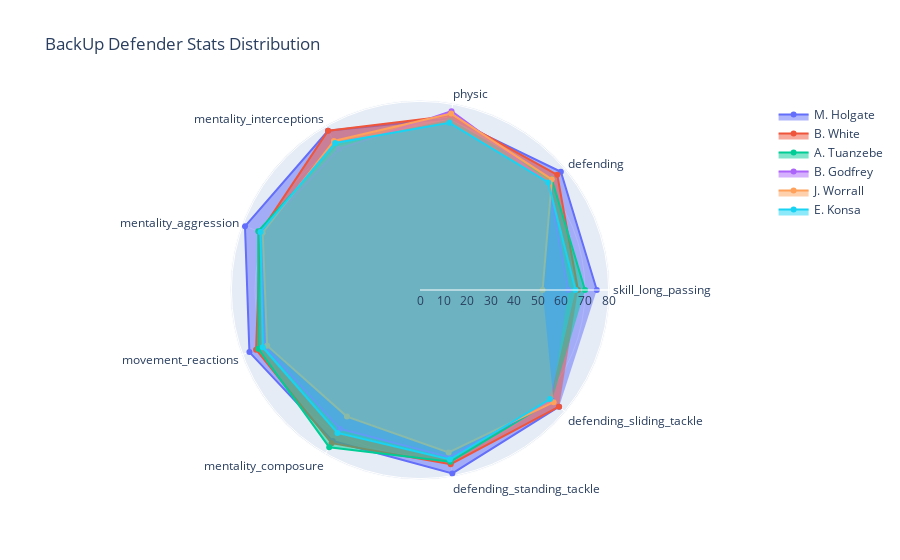

Here is the notebook cell this chart was saved with:
### Code cell
#Radar Plot
fig = go.Figure()

fig.add_trace(go.Scatterpolar(r=def_plot2.iloc[1:,0].values.tolist(), 
                              theta=def_plot2.iloc[1:,0].index.tolist(),
                              fill='toself',
                              name=def_plot2.iloc[0:1,0].tolist()[0]))

fig.add_trace(go.Scatterpolar(r=def_plot2.iloc[1:,1].values.tolist(), 
                              theta=def_plot2.iloc[1:,1].index.tolist(),
                              fill='toself',
                              name=def_plot2.iloc[0:1,1].tolist()[0]))

fig.add_trace(go.Scatterpolar(r=def_plot2.iloc[1:,2].values.tolist(), 
                              theta=def_plot2.iloc[1:,2].index.tolist(),
                              fill='toself',
                              name=def_plot2.iloc[0:1,2].tolist()[0]))

fig.add_trace(go.Scatterpolar(r=def_plot2.iloc[1:,3].values.tolist(), 
                              theta=def_plot2.iloc[1:,3].index.tolist(),
                              fill='toself',
                              name=def_plot2.iloc[0:1,3].tolist()[0]))

fig.add_trace(go.Scatterpolar(r=def_plot2.iloc[1:,4].values.tolist(), 
                              theta=def_plot2.iloc[1:,4].index.tolist(),
                              fill='toself',
                              name=def_plot2.iloc[0:1,4].tolist()[0]))

fig.add_trace(go.Scatterpolar(r=def_plot2.iloc[1:,5].values.tolist(), 
                              theta=def_plot2.iloc[1:,5].index.tolist(),
                              fill='toself',
                              name=def_plot2.iloc[0:1,5].tolist()[0]))


fig.update_layout(title="BackUp Defender Stats Distribution")

fig.show()

### Figure 1 — Plotly figure (JSON) as saved in the notebook; plotly's stock layout.template omitted (floating-point values rounded to 4 significant figures)
{"data": [{"fill": "toself", "name": "M. Holgate", "r": [75, 78, 74, 78, 79, 77, 74, 79, 77], "theta": ["skill_long_passing", "defending", "physic", "mentality_interceptions", "mentality_aggression", "movement_reactions", "mentality_composure", "defending_standing_tackle", "defending_sliding_tackle"], "type": "scatterpolar"}, {"fill": "toself", "name": "B. White", "r": [67, 76, 75, 78, 72, 74, 75, 75, 77], "theta": ["skill_long_passing", "defending", "physic", "mentality_interceptions", "mentality_aggression", "movement_reactions", "mentality_composure", "defending_standing_tackle", "defending_sliding_tackle"], "type": "scatterpolar"}, {"fill": "toself", "name": "A. Tuanzebe", "r": [70, 73, 73, 71, 73, 73, 77, 74, 73], "theta": ["skill_long_passing", "defending", "physic", "mentality_interceptions", "mentality_aggression", "movement_reactions", "mentality_composure", "defending_standing_tackle", "defending_sliding_tackle"], "type": "scatterpolar"}, {"fill": "toself", "name": "B. Godfrey", "r": [63, 71, 77, 69, 72, 70, 68, 72, 73], "theta": ["skill_long_passing", "defending", "physic", "mentality_interceptions", "mentality_aggression", "movement_reactions", "mentality_composure", "defending_standing_tackle", "defending_sliding_tackle"], "type": "scatterpolar"}, {"fill": "toself", "name": "J. Worrall", "r": [52, 73, 76, 73, 71, 69, 62, 70, 74], "theta": ["skill_long_passing", "defending", "physic", "mentality_interceptions", "mentality_aggression", "movement_reactions", "mentality_composure", "defending_standing_tackle", "defending_sliding_tackle"], "type": "scatterpolar"}, {"fill": "toself", "name": "E. Konsa", "r": [66, 71, 72, 72, 72, 71, 70, 73, 72], "theta": ["skill_long_passing", "defending", "physic", "mentality_interceptions", "mentality_aggression", "movement_reactions", "mentality_composure", "defending_standing_tackle", "defending_sliding_tackle"], "type": "scatterpolar"}], "layout": {"title": {"text": "BackUp Defender Stats Distribution"}}}
